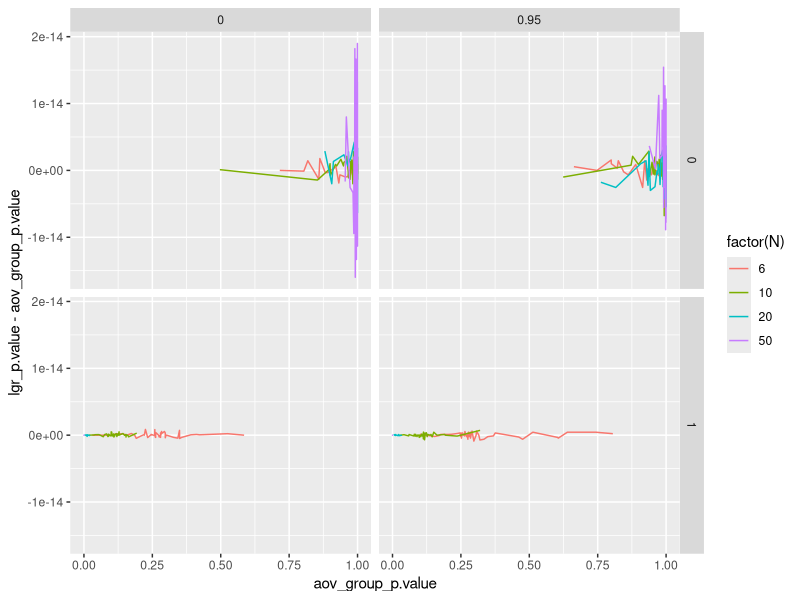

This figure's R source:
## ---- chunk 1
rnorm_fixed = function(n=1, m=0, sd=1) m + scale(rnorm(n))*sd

make_data = function(N, mu, r) {
  correlated = MASS::mvrnorm(N, mu=c(0,0), Sigma=cbind(c(1, r), c(r, 1)), empirical=TRUE)
  group_means = c(rnorm_fixed(N, 0), rnorm_fixed(N, mu/2), rnorm_fixed(N, mu))
  
  dd = rnorm_fixed(N*3, sd=0.5)
  
  data.frame(
    # Dependent
    #value = group_means + correlated[, 1],
    value = group_means + dd,
    
    # Independents
    #age = correlated[, 2],
    age = dd,
    group = rep(c('a', 'b', 'c'), each=N),
    
    # Dummy coding of group
    group_a = rep(c(1, 0, 0), each=N),
    group_b = rep(c(0, 1, 0), each=N),
    group_c = rep(c(0, 0, 1), each=N)
  )
}

make_data(5, 1, 0.95)
## ---- chunk 2
library(tidyverse)

# Parameters
#Ns = c(seq(from=6, to=20, by=2), 30, 50, 80)
Ns = c(6, 10, 20, 50)
mus = c(0, 1)  # Means
rs = c(0, 0.95)
PERMUTATIONS = 1:50

# Run it
D = expand.grid(set=PERMUTATIONS, mu=mus, N=Ns, r=rs) %>%
  mutate(
    # Make data
    data = pmap(list(N, mu, r), make_data),
    
    # Tests
    aov_raw = map(data, ~aov(.x[,1] ~ .x[,2] + .x[,3])),
    aov = map(aov_raw, broom::tidy),  # row 1 is age, row 2 is group
    lm_full = map(data, ~lm(.x[,1] ~ 1 + .x[,2] + .x[,3])),
    
    # Extracting statistics for age
    aov_age = map(aov, function(x) x[1,]),
    null_age = map(data, ~lm(.x[,1] ~ 1 + .x[,3])),  # As a function of group only
    lrt_age = map2(null_age, lm_full, ~anova(.x, .y)),
    lag = map(lrt_age, ~broom::tidy(.x)[2,]),
    
    # Extracting statistics for group
    aov_group = map(aov, function(x) x[2,]),
    null_group = map(data, ~lm(.x[,1] ~ 1 + .x[,2])),  # As a function of age only
    lrt_group = map2(null_group, lm_full, ~anova(.x, .y)),
    lgr = map(lrt_group, ~broom::tidy(.x)[2,])
  ) %>%
  
  # Take them out of the tibbles
  unnest(aov_group, aov_age, lgr, lag, .sep='_')

D
## ---- chunk 3
ggplot(D, aes(x=aov_group_p.value, y=lgr_p.value - aov_group_p.value, color=factor(N))) + 
  geom_line() + 
  facet_grid(mu ~ r)
## ---- chunk 4
D1 = D$data[[1]]
broom::tidy(aov(value ~ group + age, D1))

# LRT
full = lm(value ~ age + group, D1)
null_group = lm(value ~ age, D1)
null_age = lm(value ~ group, D1)
broom::tidy(anova(null_group, full))
broom::tidy(anova(null_age, full))

